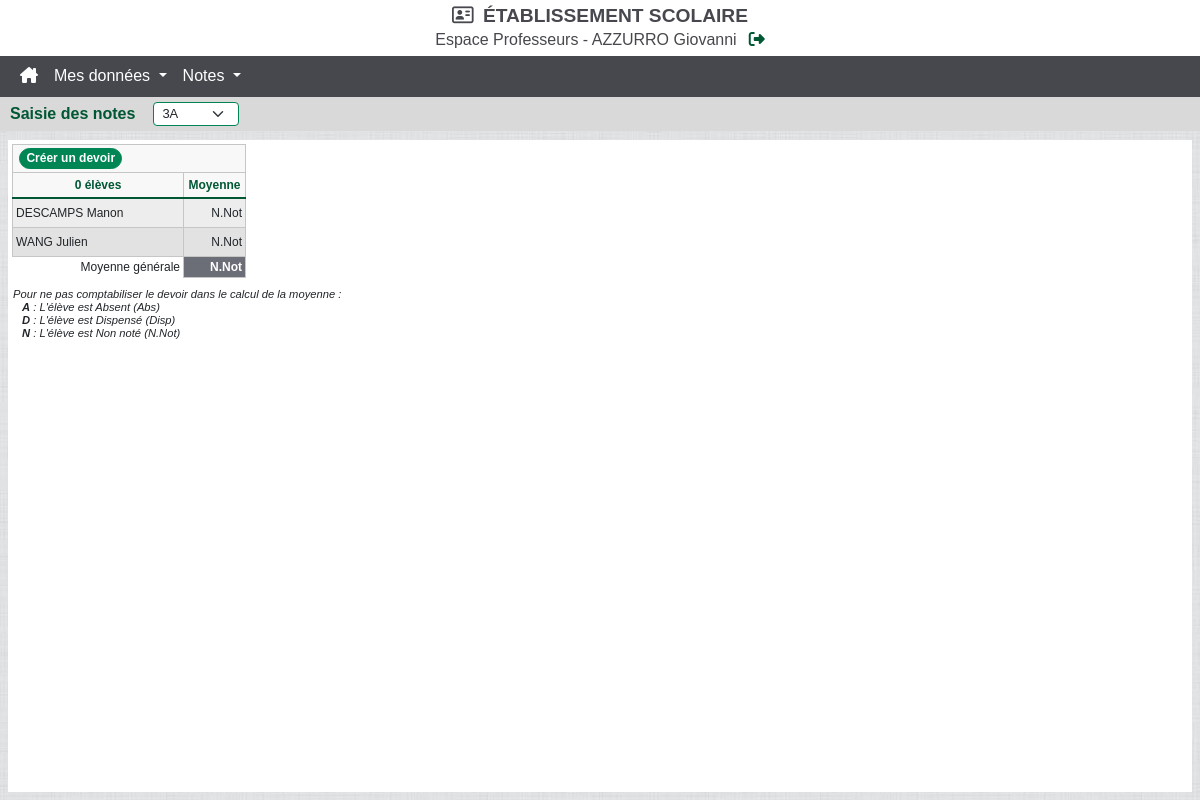
Page /old/saisie.php?classe=4A (signed in) on the committed database.
### tables this page shows
CREATE TABLE `Eleves` (
  `idEleve` int(11) NOT NULL PRIMARY KEY AUTO_INCREMENT,
  `idUtilisateur` int(11) NOT NULL,
  `nom` varchar(255) NOT NULL,
  `prenom` varchar(255) NOT NULL,
  `sexe` varchar(1) NOT NULL,
  `dateNaissance` date NOT NULL,
  `adresse` varchar(255) NOT NULL,
  `telephone` varchar(14) DEFAULT NULL,
  `email` varchar(255) DEFAULT NULL,
  `idClasse` int(11) NOT NULL,
  `respLegal1Id` int(11) NOT NULL,
  `respLegal2Id` int(11) DEFAULT NULL
);

### old/saisie.php (the view, shortened to what this page needs)
<?php
require 'assets/header.php';
if (isset($_GET['classe'])) {
    $queryNbreEleve = "SELECT COUNT(*) FROM Eleves INNER JOIN Classe ON Eleves.idClasse = Classe.idClasse INNER JOIN Enseignement ON Classe.idClasse = Enseignement.idClasse WHERE Enseignement.idProf = " . $_SESSION['id'] . " AND Classe.nom = '" . $_GET['classe'] . "';";
    $reqNbreEleve = mysqli_query($link,$queryNbreEleve);
    while ($idNbreEleve = mysqli_fetch_array($reqNbreEleve)) {
        $nbreEleves = $idNbreEleve['COUNT(*)'];
    }
}
?>
<?php if ($_SESSION['role'] == 'Professeur'): ?>
    <div class="choice-bar d-flex align-items-center justify-content-between">
        <div class="d-flex align-items-center">
            <div class="choice-title"> Saisie des notes </div>
            <div class="dropdown d-inline ms-2">
                <form action="" method="GET">
                    <select class="form-select form-select-sm" name="classe" id="classe" onchange="this.form.submit()">
                        <?php
                        $queryListClasse = "SELECT DISTINCT nom FROM Classe INNER JOIN Enseignement ON Classe.idClasse = Enseignement.idClasse WHERE Enseignement.idProf = " . $_SESSION['id'] . ";";
                        $reqListClasse = mysqli_query($link,$queryListClasse);
                        while ($idListClasse = mysqli_fetch_array($reqListClasse)): ?>
                            <option <?php if (isset($_GET['classe']) && $_GET['classe'] == $idListClasse['nom']) {echo 'selected';} ?> value="<?= $idListClasse['nom'] ?>">
                                <?= $idListClasse['nom'] ?>
                            </option>
                        <?php endwhile; ?>
                    </select>
                </form>
            </div>
        </div>
    </div>
    <div class="listEleve table-responsive">
        <?php if (isset($_GET['classe'])): ?>
            <table class="table-saisie">
                <col style="min-width: 171px;">
                <col style="min-width: 62px;">
                <thead>
                    <tr>
                        <th colspan="2" style="text-align: left;">
                            <button type="button" class="btn btn-primary btn-sm ms-1" data-bs-toggle="modal" data-bs-target="#creeDevoir" style="padding: 0.03rem 0.4rem; background-color: var(--main3); border-color: var(--main3); border-radius: 15px; font-size: 0.75rem; font-weight: 800;">
                                Créer un devoir
                            </button>
                        </th>
                    </tr>
                    <tr>
                        <th> <?php if (isset($nbreEleves)) {echo $nbreEleves . ' élèves';} ?> </th>
                        <th> Moyenne </th>
                    </tr>
                </thead>
                <tbody>
                    <?php
                    $queryListEleve = "SELECT DISTINCT Eleves.nom, Eleves.prenom, Eleves.idEleve FROM Eleves INNER JOIN Classe ON Classe.idClasse = Eleves.idClasse WHERE Classe.nom = '" . $_GET['classe'] . "';";
                    $reqListEleve = mysqli_query($link,$queryListEleve);
                    while ($idListEleve = mysqli_fetch_array($reqListEleve)): ?>
                        <tr>
                            <td class="devoir"> <?= $idListEleve['nom'] . ' ' . $idListEleve['prenom'] ?> </td>
                            <td class="note-elem devoir">
                                <?php
                                $sommeNote = $sommeNoteNbre = NULL;
                                if (gettype($sommeNote) != 'NULL') {echo number_format($sommeNote / $sommeNoteNbre, 2, ',', ' ');} else {echo 'N.Not';}
                                ?>
                            </td>
                        </tr>
                    <?php endwhile; ?>
                </tbody>
                <tfoot>
                    <tr>
                        <td class="releve-moyenne-generale"> Moyenne générale </td>
                        <td class="releve-moyenne-generale-note moyenne-elem">
                            <?php
                            $sommeNote = $sommeNoteNbre = NULL;
                            if (gettype($sommeNote) != 'NULL') {
                                echo number_format($sommeNote / $sommeNoteNbre, 2, ',', ' ');
                            } else {echo 'N.Not';}
                            ?>
                        </td>
                    </tr>
                </tfoot>
            </table>
            <div class="info-note" style="margin-top: 10px;">
                Pour ne pas comptabiliser le devoir dans le calcul de la moyenne : <br>
                <span class="caract">A</span> : L'élève est Absent (Abs) <br>
                <span class="caract">D</span> : L'élève est Dispensé (Disp) <br>
                <span class="caract">N</span> : L'élève est Non noté (N.Not)
            </div>
        <?php endif ?>
    </div>
<?php endif ?>
<?php
require 'assets/footer.php';
?>

### old/assets/style.css (style rules this page uses)
:root { --main5: #46484d; --main4: #005734; --main3: #008655; --main2: #d9d9d9; --main1: #ededed; }
body { font-family: "Montserrat", Arial, Verdana, Geneva, Helvetica, sans-serif; }
.choice-bar { background-color: var(--main2)!important; padding: 5px 10px; }
.choice-title { font-weight: bold; color: var(--main4); padding-right: 10px; }
.choice-bar select { font-size: 0.81rem; border: 1px solid var(--main3); padding-top: 0.075rem!important; padding-bottom: 0.075rem!important; }
.listEleve { margin: 8px; background-color: white; position: absolute!important; overflow: auto!important; inset: 0!important; top: 132px!important; }
.table-releve, .table-saisie, .table-appreciation { border-collapse: collapse!important; border-spacing: 0!important; margin: 4px; font-size: 0.75rem; }
.table-releve thead, .table-saisie thead, .table-appreciation thead { border-bottom: 2px solid var(--main4); background-color: #f8f8f8; border-left: 1px solid #c6c6c6; color: var(--main4); }
.table-releve thead th, .table-saisie thead th, .table-appreciation thead th { padding: 1px 2px; min-height: 22px; border-top: 1px solid #c6c6c6; border-right: 1px solid #c6c6c6; text-align: center; font-weight: 800; }
.table-releve .moyenne-elem, .table-saisie .moyenne-elem, .table-appreciation .moyenne-elem { color: #fff; font-weight: 700; text-align: end; }
.table-releve .releve-moyenne-generale, .table-saisie .releve-moyenne-generale, .table-appreciation .releve-moyenne-generale { background-color: #fff; padding-right: 3px; font-weight: 200; text-align: end; }
.table-releve .releve-moyenne-generale-note, .table-saisie .releve-moyenne-generale-note, .table-appreciation .releve-moyenne-generale-note { padding: 1px 3px; background-color: #6b6e77; color: #fff; text-align: end; border-left: 1px solid #c6c6c6; border-right: 1px solid #c6c6c6; border-bottom: 1px solid #c6c6c6; }
.table-saisie thead th { padding: 3px 2px; }
.table-saisie tbody { border-left: 1px solid #c6c6c6; }
.table-saisie tbody tr:last-child { border-bottom: 1px solid #c6c6c6; }
.table-saisie tbody td:not(.table-saisie tbody .enter-des-notes) { border-top: 1px solid #c6c6c6; border-right: 1px solid #c6c6c6; padding: 5px 3px; font-weight: 200; }
.table-saisie .note-elem { text-align: end; }
.table-saisie tbody tr:nth-child(even) { background-color: #f8f8f8; }
.table-saisie tbody tr .devoir:not(.table-saisie tbody tr:nth-child(even) .devoir) { background-color: #ededed; }
.table-saisie tbody tr:nth-child(even) .devoir { background-color: #e2e2e2; }
.listEleve .info-note { margin: 5px; font-style: italic; font-size: 0.7rem; line-height: 13px; }
.listEleve .info-note .caract { padding-left: 9px; font-weight: 800; }

### rows in the picture
eleves: nom "DESCAMPS", prenom "Manon"
eleves: nom "WANG", prenom "Julien"

### other values in the picture
$role "Professeurs"
$_SESSION['nom'] "AZZURRO"
$_SESSION['prenom'] "Giovanni"
$nbreEleves "0"
form field classe "3A"
